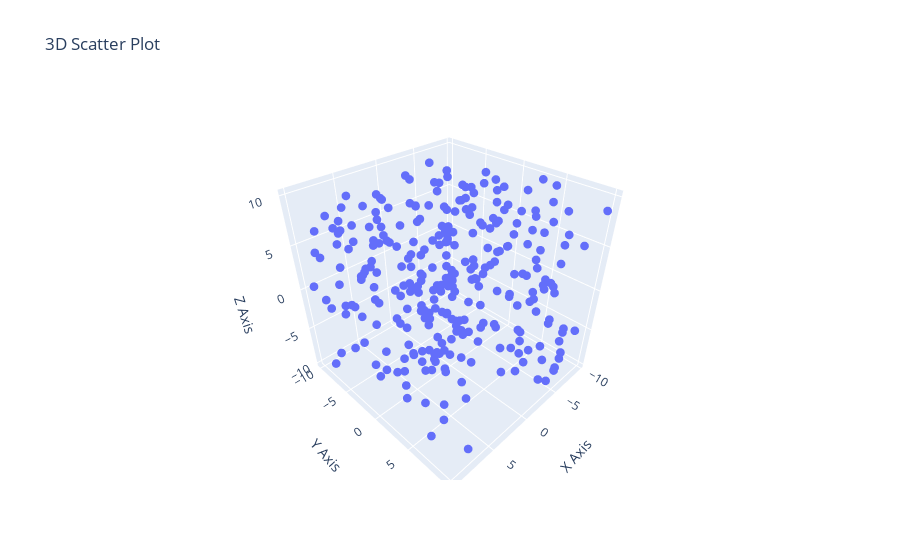

Notebook cell for this chart:
### Markdown cell above
1. Using the given dataset, to generate a 3D scatter plot to visualize the distribution of data points in a three-dimensional space.
np. random. seed (30)
data = {
'X': np.random.uniform(-10,
300),
'Y' :
np.random.uniform(-10,
10,
10,
300),
'Z': np.random.uniform(-10,
10, 300)
}
df = pd. DataFrame(data)

### Code cell
import numpy as np
import pandas as pd
import plotly.express as px

# Generate the dataset
np.random.seed(30)
data = {
    'X': np.random.uniform(-10, 10, 300),
    'Y': np.random.uniform(-10, 10, 300),
    'Z': np.random.uniform(-10, 10, 300)
}
df = pd.DataFrame(data)

# Create a 3D scatter plot with fixed marker size
fig = px.scatter_3d(df, x='X', y='Y', z='Z', title='3D Scatter Plot', 
                    labels={'X': 'X Axis', 'Y': 'Y Axis', 'Z': 'Z Axis'})

# Update marker size
fig.update_traces(marker=dict(size=3))  # Change size value as needed

# Show the plot
fig.show()

### Figure 1 — Plotly figure (JSON) as saved in the notebook; plotly's stock layout.template omitted (floating-point values rounded to 4 significant figures; data arrays with more than 128 entries replaced by an {"elided": "..."} marker saying what was removed)
{"data": [{"hovertemplate": "X Axis=%{x}<br>Y Axis=%{y}<br>Z Axis=%{z}<extra></extra>", "legendgroup": "", "marker": {"color": "#636efa", "size": 3, "symbol": "circle"}, "mode": "markers", "name": "", "scene": "scene", "showlegend": false, "type": "scatter3d", "x": {"elided": "300 float values"}, "y": {"elided": "300 float values"}, "z": {"elided": "300 float values"}}], "layout": {"autosize": true, "legend": {"tracegroupgap": 0}, "scene": {"aspectmode": "auto", "aspectratio": {"x": 0.9933, "y": 1.007, "z": 0.9996}, "domain": {"x": [0, 1], "y": [0, 1]}, "xaxis": {"title": {"text": "X Axis"}, "type": "linear"}, "yaxis": {"title": {"text": "Y Axis"}, "type": "linear"}, "zaxis": {"title": {"text": "Z Axis"}, "type": "linear"}}, "title": {"text": "3D Scatter Plot"}}}
